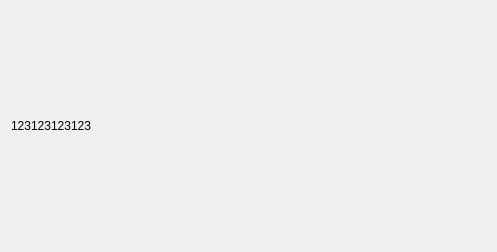
<?xml version="1.0" encoding="UTF-8"?>
<ui version="4.0">
 <class>Widget</class>
 <widget class="QWidget" name="Widget">
  <property name="geometry">
   <rect>
    <x>0</x>
    <y>0</y>
    <width>497</width>
    <height>252</height>
   </rect>
  </property>
  <property name="windowTitle">
   <string>Widget</string>
  </property>
  <layout class="QGridLayout" name="gridLayout">
   <item row="0" column="0">
    <widget class="QLabel" name="label">
     <property name="text">
      <string>123123123123</string>
     </property>
     <property name="textFormat">
      <enum>Qt::PlainText</enum>
     </property>
     <property name="wordWrap">
      <bool>false</bool>
     </property>
    </widget>
   </item>
  </layout>
 </widget>
 <resources/>
 <connections/>
</ui>
